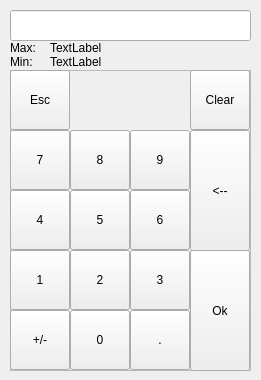
<?xml version="1.0" encoding="UTF-8"?>
<ui version="4.0">
 <class>Numpad</class>
 <widget class="QWidget" name="Numpad">
  <property name="geometry">
   <rect>
    <x>0</x>
    <y>0</y>
    <width>261</width>
    <height>380</height>
   </rect>
  </property>
  <property name="windowTitle">
   <string>Numpad</string>
  </property>
  <widget class="QLabel" name="lbl_max_value">
   <property name="geometry">
    <rect>
     <x>50</x>
     <y>40</y>
     <width>91</width>
     <height>16</height>
    </rect>
   </property>
   <property name="text">
    <string notr="true">TextLabel</string>
   </property>
   <property name="textFormat">
    <enum>Qt::AutoText</enum>
   </property>
  </widget>
  <widget class="KeyboardLineEdit" name="edValue">
   <property name="geometry">
    <rect>
     <x>10</x>
     <y>10</y>
     <width>241</width>
     <height>31</height>
    </rect>
   </property>
   <property name="font">
    <font>
     <pointsize>10</pointsize>
     <weight>75</weight>
     <bold>true</bold>
    </font>
   </property>
   <property name="focusPolicy">
    <enum>Qt::NoFocus</enum>
   </property>
   <property name="text">
    <string/>
   </property>
  </widget>
  <widget class="QLabel" name="lbl_min">
   <property name="geometry">
    <rect>
     <x>10</x>
     <y>54</y>
     <width>31</width>
     <height>16</height>
    </rect>
   </property>
   <property name="text">
    <string>Min:</string>
   </property>
  </widget>
  <widget class="QLabel" name="lbl_max">
   <property name="geometry">
    <rect>
     <x>10</x>
     <y>40</y>
     <width>31</width>
     <height>16</height>
    </rect>
   </property>
   <property name="text">
    <string>Max:</string>
   </property>
  </widget>
  <widget class="QFrame" name="keyholder">
   <property name="geometry">
    <rect>
     <x>10</x>
     <y>70</y>
     <width>241</width>
     <height>301</height>
    </rect>
   </property>
   <property name="frameShape">
    <enum>QFrame::StyledPanel</enum>
   </property>
   <property name="frameShadow">
    <enum>QFrame::Raised</enum>
   </property>
   <widget class="QPushButton" name="btn_6">
    <property name="geometry">
     <rect>
      <x>120</x>
      <y>120</y>
      <width>60</width>
      <height>60</height>
     </rect>
    </property>
    <property name="focusPolicy">
     <enum>Qt::NoFocus</enum>
    </property>
    <property name="statusTip">
     <string notr="true"/>
    </property>
    <property name="text">
     <string notr="true">6</string>
    </property>
    <property name="btnMode" stdset="0">
     <number>1</number>
    </property>
    <property name="btnNormal" stdset="0">
     <string notr="true">6</string>
    </property>
    <property name="btnShift" stdset="0">
     <string notr="true">6</string>
    </property>
   </widget>
   <widget class="QPushButton" name="btn_1">
    <property name="geometry">
     <rect>
      <x>0</x>
      <y>180</y>
      <width>60</width>
      <height>60</height>
     </rect>
    </property>
    <property name="focusPolicy">
     <enum>Qt::NoFocus</enum>
    </property>
    <property name="statusTip">
     <string notr="true"/>
    </property>
    <property name="text">
     <string notr="true">1</string>
    </property>
    <property name="btnMode" stdset="0">
     <number>1</number>
    </property>
    <property name="btnNormal" stdset="0">
     <string notr="true">1</string>
    </property>
    <property name="btnShift" stdset="0">
     <string notr="true">1</string>
    </property>
   </widget>
   <widget class="QPushButton" name="btn_escape">
    <property name="geometry">
     <rect>
      <x>0</x>
      <y>0</y>
      <width>60</width>
      <height>60</height>
     </rect>
    </property>
    <property name="focusPolicy">
     <enum>Qt::NoFocus</enum>
    </property>
    <property name="statusTip">
     <string notr="true">1¿escape¿¿</string>
    </property>
    <property name="text">
     <string notr="true">Esc</string>
    </property>
    <property name="btnMode" stdset="0">
     <number>2</number>
    </property>
    <property name="btnNormal" stdset="0">
     <string notr="true">escape</string>
    </property>
    <property name="btnShift" stdset="0">
     <string notr="true"/>
    </property>
   </widget>
   <widget class="QPushButton" name="btn_8">
    <property name="geometry">
     <rect>
      <x>60</x>
      <y>60</y>
      <width>60</width>
      <height>60</height>
     </rect>
    </property>
    <property name="focusPolicy">
     <enum>Qt::NoFocus</enum>
    </property>
    <property name="statusTip">
     <string notr="true"/>
    </property>
    <property name="text">
     <string notr="true">8</string>
    </property>
    <property name="btnMode" stdset="0">
     <number>1</number>
    </property>
    <property name="btnNormal" stdset="0">
     <string notr="true">8</string>
    </property>
    <property name="btnShift" stdset="0">
     <string notr="true">8</string>
    </property>
   </widget>
   <widget class="QPushButton" name="btn_0">
    <property name="geometry">
     <rect>
      <x>60</x>
      <y>240</y>
      <width>60</width>
      <height>60</height>
     </rect>
    </property>
    <property name="focusPolicy">
     <enum>Qt::NoFocus</enum>
    </property>
    <property name="statusTip">
     <string notr="true"/>
    </property>
    <property name="text">
     <string notr="true">0</string>
    </property>
    <property name="btnMode" stdset="0">
     <number>1</number>
    </property>
    <property name="btnNormal" stdset="0">
     <string notr="true">0</string>
    </property>
    <property name="btnShift" stdset="0">
     <string notr="true">0</string>
    </property>
   </widget>
   <widget class="QPushButton" name="btn_9">
    <property name="geometry">
     <rect>
      <x>120</x>
      <y>60</y>
      <width>60</width>
      <height>60</height>
     </rect>
    </property>
    <property name="focusPolicy">
     <enum>Qt::NoFocus</enum>
    </property>
    <property name="statusTip">
     <string notr="true"/>
    </property>
    <property name="text">
     <string notr="true">9</string>
    </property>
    <property name="btnMode" stdset="0">
     <number>1</number>
    </property>
    <property name="btnNormal" stdset="0">
     <string notr="true">9</string>
    </property>
    <property name="btnShift" stdset="0">
     <string notr="true">9</string>
    </property>
   </widget>
   <widget class="QPushButton" name="btn_clear">
    <property name="geometry">
     <rect>
      <x>180</x>
      <y>0</y>
      <width>60</width>
      <height>60</height>
     </rect>
    </property>
    <property name="focusPolicy">
     <enum>Qt::NoFocus</enum>
    </property>
    <property name="statusTip">
     <string notr="true"/>
    </property>
    <property name="text">
     <string notr="true">Clear</string>
    </property>
    <property name="btnMode" stdset="0">
     <number>2</number>
    </property>
    <property name="btnNormal" stdset="0">
     <string notr="true">clear</string>
    </property>
    <property name="btnShift" stdset="0">
     <string notr="true"/>
    </property>
   </widget>
   <widget class="QPushButton" name="btn_2">
    <property name="geometry">
     <rect>
      <x>60</x>
      <y>180</y>
      <width>60</width>
      <height>60</height>
     </rect>
    </property>
    <property name="focusPolicy">
     <enum>Qt::NoFocus</enum>
    </property>
    <property name="statusTip">
     <string notr="true"/>
    </property>
    <property name="text">
     <string notr="true">2</string>
    </property>
    <property name="btnMode" stdset="0">
     <number>1</number>
    </property>
    <property name="btnNormal" stdset="0">
     <string notr="true">2</string>
    </property>
    <property name="btnShift" stdset="0">
     <string notr="true">2</string>
    </property>
   </widget>
   <widget class="QPushButton" name="btn_3">
    <property name="geometry">
     <rect>
      <x>120</x>
      <y>180</y>
      <width>60</width>
      <height>60</height>
     </rect>
    </property>
    <property name="focusPolicy">
     <enum>Qt::NoFocus</enum>
    </property>
    <property name="statusTip">
     <string notr="true"/>
    </property>
    <property name="text">
     <string notr="true">3</string>
    </property>
    <property name="btnMode" stdset="0">
     <number>1</number>
    </property>
    <property name="btnNormal" stdset="0">
     <string notr="true">3</string>
    </property>
    <property name="btnShift" stdset="0">
     <string notr="true">3</string>
    </property>
   </widget>
   <widget class="QPushButton" name="btn_4">
    <property name="geometry">
     <rect>
      <x>0</x>
      <y>120</y>
      <width>60</width>
      <height>60</height>
     </rect>
    </property>
    <property name="focusPolicy">
     <enum>Qt::NoFocus</enum>
    </property>
    <property name="statusTip">
     <string notr="true"/>
    </property>
    <property name="text">
     <string notr="true">4</string>
    </property>
    <property name="btnMode" stdset="0">
     <number>1</number>
    </property>
    <property name="btnNormal" stdset="0">
     <string notr="true">4</string>
    </property>
    <property name="btnShift" stdset="0">
     <string notr="true">4</string>
    </property>
   </widget>
   <widget class="QPushButton" name="btn_5">
    <property name="geometry">
     <rect>
      <x>60</x>
      <y>120</y>
      <width>60</width>
      <height>60</height>
     </rect>
    </property>
    <property name="focusPolicy">
     <enum>Qt::NoFocus</enum>
    </property>
    <property name="statusTip">
     <string notr="true"/>
    </property>
    <property name="text">
     <string notr="true">5</string>
    </property>
    <property name="btnMode" stdset="0">
     <number>1</number>
    </property>
    <property name="btnNormal" stdset="0">
     <string notr="true">5</string>
    </property>
    <property name="btnShift" stdset="0">
     <string notr="true">5</string>
    </property>
   </widget>
   <widget class="QPushButton" name="btn_7">
    <property name="geometry">
     <rect>
      <x>0</x>
      <y>60</y>
      <width>60</width>
      <height>60</height>
     </rect>
    </property>
    <property name="focusPolicy">
     <enum>Qt::NoFocus</enum>
    </property>
    <property name="statusTip">
     <string notr="true"/>
    </property>
    <property name="text">
     <string notr="true">7</string>
    </property>
    <property name="btnMode" stdset="0">
     <number>1</number>
    </property>
    <property name="btnNormal" stdset="0">
     <string notr="true">7</string>
    </property>
    <property name="btnShift" stdset="0">
     <string notr="true">7</string>
    </property>
   </widget>
   <widget class="QPushButton" name="btn_enter">
    <property name="geometry">
     <rect>
      <x>180</x>
      <y>180</y>
      <width>60</width>
      <height>121</height>
     </rect>
    </property>
    <property name="focusPolicy">
     <enum>Qt::NoFocus</enum>
    </property>
    <property name="statusTip">
     <string notr="true"/>
    </property>
    <property name="text">
     <string notr="true">Ok</string>
    </property>
    <property name="btnMode" stdset="0">
     <number>2</number>
    </property>
    <property name="btnNormal" stdset="0">
     <string notr="true">ok</string>
    </property>
    <property name="btnShift" stdset="0">
     <string notr="true"/>
    </property>
   </widget>
   <widget class="QPushButton" name="btn_period">
    <property name="geometry">
     <rect>
      <x>120</x>
      <y>240</y>
      <width>60</width>
      <height>60</height>
     </rect>
    </property>
    <property name="focusPolicy">
     <enum>Qt::NoFocus</enum>
    </property>
    <property name="statusTip">
     <string notr="true"/>
    </property>
    <property name="text">
     <string notr="true">.</string>
    </property>
    <property name="btnMode" stdset="0">
     <number>2</number>
    </property>
    <property name="btnNormal" stdset="0">
     <string notr="true">period</string>
    </property>
    <property name="btnShift" stdset="0">
     <string notr="true"/>
    </property>
   </widget>
   <widget class="QPushButton" name="btn_backspace">
    <property name="geometry">
     <rect>
      <x>180</x>
      <y>60</y>
      <width>60</width>
      <height>121</height>
     </rect>
    </property>
    <property name="focusPolicy">
     <enum>Qt::NoFocus</enum>
    </property>
    <property name="statusTip">
     <string notr="true"/>
    </property>
    <property name="text">
     <string notr="true">&lt;--</string>
    </property>
    <property name="btnMode" stdset="0">
     <number>2</number>
    </property>
    <property name="btnNormal" stdset="0">
     <string notr="true">backspace</string>
    </property>
    <property name="btnShift" stdset="0">
     <string notr="true"/>
    </property>
   </widget>
   <widget class="QPushButton" name="btn_10">
    <property name="geometry">
     <rect>
      <x>0</x>
      <y>240</y>
      <width>60</width>
      <height>60</height>
     </rect>
    </property>
    <property name="focusPolicy">
     <enum>Qt::NoFocus</enum>
    </property>
    <property name="statusTip">
     <string notr="true"/>
    </property>
    <property name="text">
     <string notr="true">+/-</string>
    </property>
    <property name="btnMode" stdset="0">
     <number>2</number>
    </property>
    <property name="btnNormal" stdset="0">
     <string notr="true">pm</string>
    </property>
    <property name="btnShift" stdset="0">
     <string notr="true">0</string>
    </property>
   </widget>
  </widget>
  <widget class="QLabel" name="lbl_min_value">
   <property name="geometry">
    <rect>
     <x>50</x>
     <y>54</y>
     <width>91</width>
     <height>16</height>
    </rect>
   </property>
   <property name="text">
    <string notr="true">TextLabel</string>
   </property>
  </widget>
 </widget>
 <customwidgets>
  <customwidget>
   <class>KeyboardLineEdit</class>
   <extends>QLineEdit</extends>
   <header>customedit.h</header>
  </customwidget>
 </customwidgets>
 <resources/>
 <connections/>
</ui>
